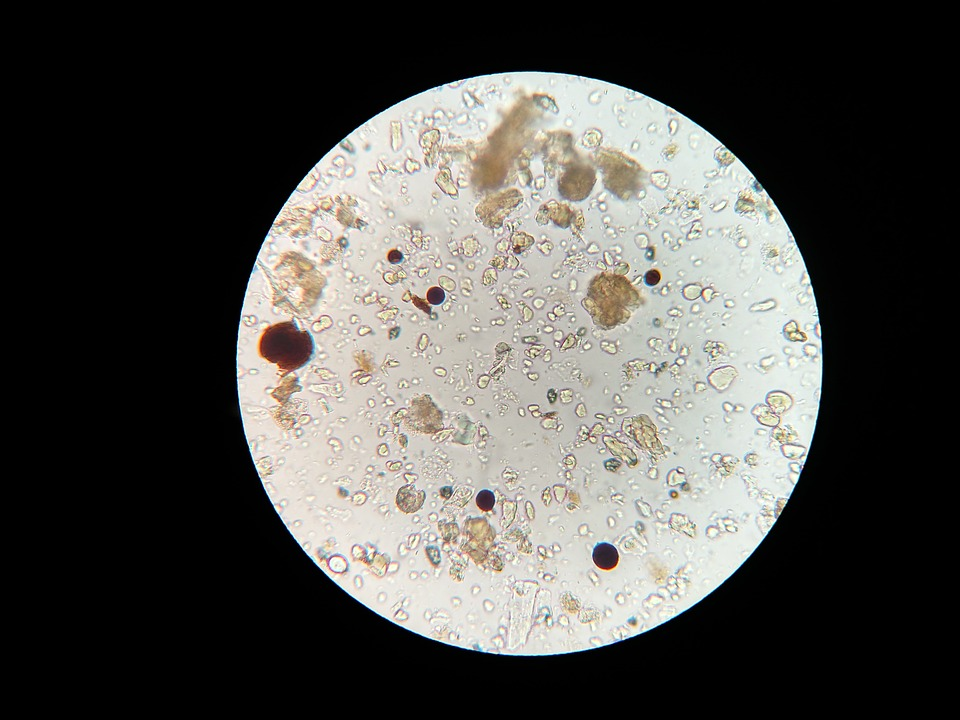
#> input picture blob/blob.jpg, 960 x 720 px
$ python blob.py
#> lines starting #> are read from the running program, lines starting #| are printed output that depends on the picture
import cv2
import numpy as np

im = cv2.imread("blob.jpg", cv2.IMREAD_GRAYSCALE)
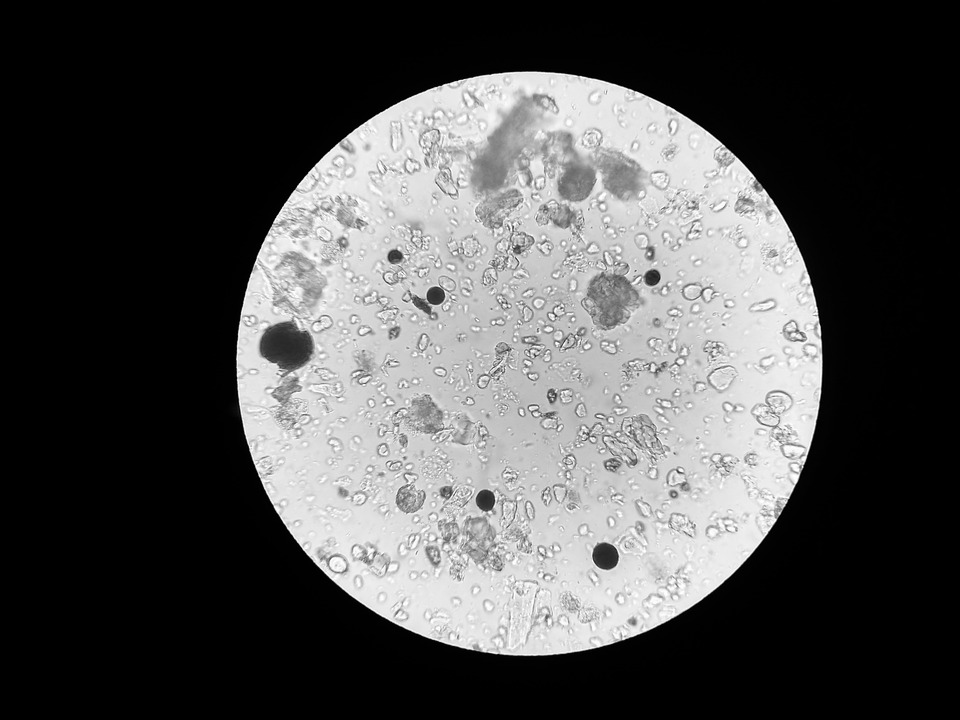
#> im: shape (720, 960); min 0, max 255, mean 79.1

# Setup SimpleBlobDetector parameters.
params = cv2.SimpleBlobDetector_Params()

# Change thresholds
params.minThreshold = 10;
params.maxThreshold = 200;

# Filter by Area.
params.filterByArea = True
params.minArea = 200

# Filter by Circularity
params.filterByCircularity = True
params.minCircularity = 0.1
params.maxCircularity = 1

# Filter by Convexity
params.filterByConvexity = True
params.minConvexity = 0.87

# Filter by Inertia
params.filterByInertia = True
params.minInertiaRatio = 0.01

# setup the detector with default parameters
detector = cv2.SimpleBlobDetector_create(params)

# detect blobs
keypoints = detector.detect(im)
#> keypoints = 9 keypoints; (x, y, size): (286, 346, 51), (576, 182, 39.1), (605, 556, 27.5), (793, 332, 22.7), (485, 500, 21.2), (433, 555, 20.3), (435, 296, 18.9), (652, 277, 17.2), (395, 256, 16.9)

# draw detected blobs as red circles
# cv2.DRAW_MATCHES_FLAGS_DRAW_RICH_KEYPOINTS
# ensures the size of the circle corresponds to the size of blob
im_with_keypoints = cv2.drawKeypoints(im, keypoints, np.array([]), (0, 0, 255),
                                      cv2.DRAW_MATCHES_FLAGS_DRAW_RICH_KEYPOINTS)

# show keypoints
cv2.imshow("Keypoints", im_with_keypoints)
cv2.waitKey(0)
